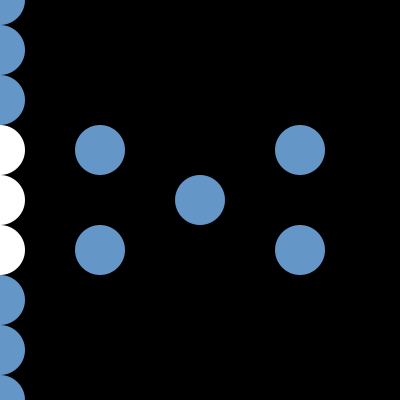
Frame 1 (no input)
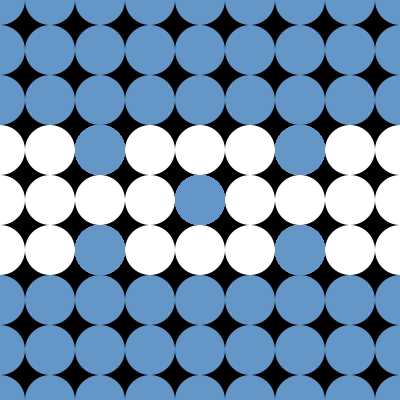
Frame 60 (the mouse pressed at the canvas centre just before this capture)
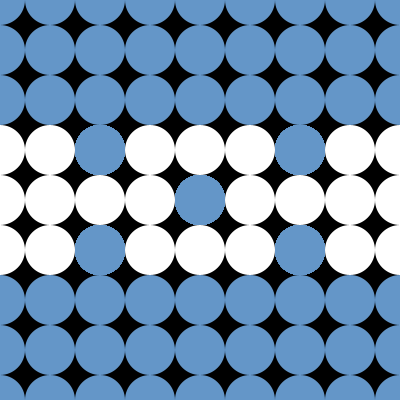
Frame 120 (the mouse held since frame 60 and released just before this capture)

The Processing sketch that drew these frames (run headless with seeded random() and noise(); from frame 60 on, the mouse is pressed at the canvas centre):

// Processing sketch: honduras_flag
// ── honduras_flag.pde


void setup(){
  size(400,400);
  background(0);



}
int x_movement = 0;
void draw(){
  //println(rand);
  for (int y_movement=0;y_movement<=height;y_movement=y_movement+50){
    noStroke();
    //TOP STRIP OF THE FLAG
    if (y_movement<height/3){
      fill(100,150,200);
    }
    else if(y_movement<(2*height/3)){ // MIDDLE STRIP OF THE FLAG
      fill(255);
    }
    else{
      // BOTTOM STRIP OF THE FLAG 
      fill(100,150,200);
    }
    ellipse(x_movement,y_movement,50,50);


    
    
  }
  
  
  x_movement+=50;
  
// Stars
  //CENTER STAR
  fill(100,150,200);
  ellipse(200,200,50,50);
  // TOP LEFT STAR
  fill(100,150,200);
  ellipse(100,150,50,50);

  // BOTTOM LEFT STAR
  fill(100,150,200);
  ellipse(100,250,50,50);
  
  //TOP RIGHT STAR
  fill(100,150,200);
  ellipse(300,150,50,50);

  //BOTTOM RIGHT START
  fill(100,150,200);
  ellipse(300,250,50,50);
  
}
